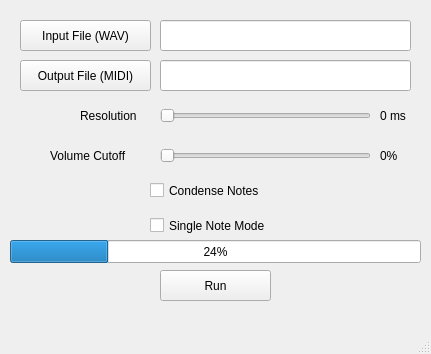
<?xml version="1.0" encoding="UTF-8"?>
<ui version="4.0">
 <class>fftMIDI</class>
 <widget class="QMainWindow" name="fftMIDI">
  <property name="geometry">
   <rect>
    <x>0</x>
    <y>0</y>
    <width>431</width>
    <height>354</height>
   </rect>
  </property>
  <property name="windowTitle">
   <string>MainWindow</string>
  </property>
  <widget class="QWidget" name="centralwidget">
   <widget class="QSlider" name="slider_time_quantum">
    <property name="geometry">
     <rect>
      <x>160</x>
      <y>100</y>
      <width>211</width>
      <height>31</height>
     </rect>
    </property>
    <property name="orientation">
     <enum>Qt::Horizontal</enum>
    </property>
   </widget>
   <widget class="QSlider" name="slider_activation_level">
    <property name="geometry">
     <rect>
      <x>160</x>
      <y>140</y>
      <width>211</width>
      <height>31</height>
     </rect>
    </property>
    <property name="orientation">
     <enum>Qt::Horizontal</enum>
    </property>
   </widget>
   <widget class="QLabel" name="label_time_quantum">
    <property name="geometry">
     <rect>
      <x>80</x>
      <y>100</y>
      <width>81</width>
      <height>31</height>
     </rect>
    </property>
    <property name="text">
     <string>Resolution</string>
    </property>
   </widget>
   <widget class="QLabel" name="label_activation_level">
    <property name="geometry">
     <rect>
      <x>50</x>
      <y>140</y>
      <width>111</width>
      <height>31</height>
     </rect>
    </property>
    <property name="text">
     <string>Volume Cutoff</string>
    </property>
   </widget>
   <widget class="QLabel" name="label_time_quantum_display">
    <property name="geometry">
     <rect>
      <x>380</x>
      <y>100</y>
      <width>51</width>
      <height>31</height>
     </rect>
    </property>
    <property name="text">
     <string>0 ms</string>
    </property>
   </widget>
   <widget class="QLabel" name="label_activation_level_display">
    <property name="geometry">
     <rect>
      <x>380</x>
      <y>140</y>
      <width>51</width>
      <height>31</height>
     </rect>
    </property>
    <property name="text">
     <string>0%</string>
    </property>
   </widget>
   <widget class="QLineEdit" name="input_infile_text">
    <property name="geometry">
     <rect>
      <x>160</x>
      <y>20</y>
      <width>251</width>
      <height>31</height>
     </rect>
    </property>
   </widget>
   <widget class="QLineEdit" name="input_outfile_text">
    <property name="geometry">
     <rect>
      <x>160</x>
      <y>60</y>
      <width>251</width>
      <height>31</height>
     </rect>
    </property>
   </widget>
   <widget class="QPushButton" name="button_infile">
    <property name="geometry">
     <rect>
      <x>20</x>
      <y>20</y>
      <width>131</width>
      <height>31</height>
     </rect>
    </property>
    <property name="text">
     <string>Input File (WAV)</string>
    </property>
   </widget>
   <widget class="QPushButton" name="button_outfile">
    <property name="geometry">
     <rect>
      <x>20</x>
      <y>60</y>
      <width>131</width>
      <height>31</height>
     </rect>
    </property>
    <property name="text">
     <string>Output File (MIDI)</string>
    </property>
   </widget>
   <widget class="QPushButton" name="button_run">
    <property name="geometry">
     <rect>
      <x>160</x>
      <y>270</y>
      <width>111</width>
      <height>31</height>
     </rect>
    </property>
    <property name="text">
     <string>Run</string>
    </property>
   </widget>
   <widget class="QLabel" name="label_run_msg">
    <property name="geometry">
     <rect>
      <x>0</x>
      <y>240</y>
      <width>431</width>
      <height>31</height>
     </rect>
    </property>
    <property name="text">
     <string>&lt;html&gt;&lt;head/&gt;&lt;body&gt;&lt;p align=&quot;center&quot;&gt;&lt;br/&gt;&lt;/p&gt;&lt;/body&gt;&lt;/html&gt;</string>
    </property>
   </widget>
   <widget class="QCheckBox" name="radio_condense_notes">
    <property name="geometry">
     <rect>
      <x>150</x>
      <y>170</y>
      <width>141</width>
      <height>41</height>
     </rect>
    </property>
    <property name="text">
     <string>Condense Notes</string>
    </property>
   </widget>
   <widget class="QCheckBox" name="radio_single_note">
    <property name="geometry">
     <rect>
      <x>150</x>
      <y>210</y>
      <width>161</width>
      <height>31</height>
     </rect>
    </property>
    <property name="text">
     <string>Single Note Mode</string>
    </property>
   </widget>
   <widget class="QProgressBar" name="progress_bar">
    <property name="geometry">
     <rect>
      <x>10</x>
      <y>240</y>
      <width>411</width>
      <height>23</height>
     </rect>
    </property>
    <property name="value">
     <number>24</number>
    </property>
   </widget>
  </widget>
  <widget class="QMenuBar" name="menubar">
   <property name="geometry">
    <rect>
     <x>0</x>
     <y>0</y>
     <width>431</width>
     <height>25</height>
    </rect>
   </property>
  </widget>
  <widget class="QStatusBar" name="statusbar"/>
 </widget>
 <resources/>
 <connections/>
</ui>
